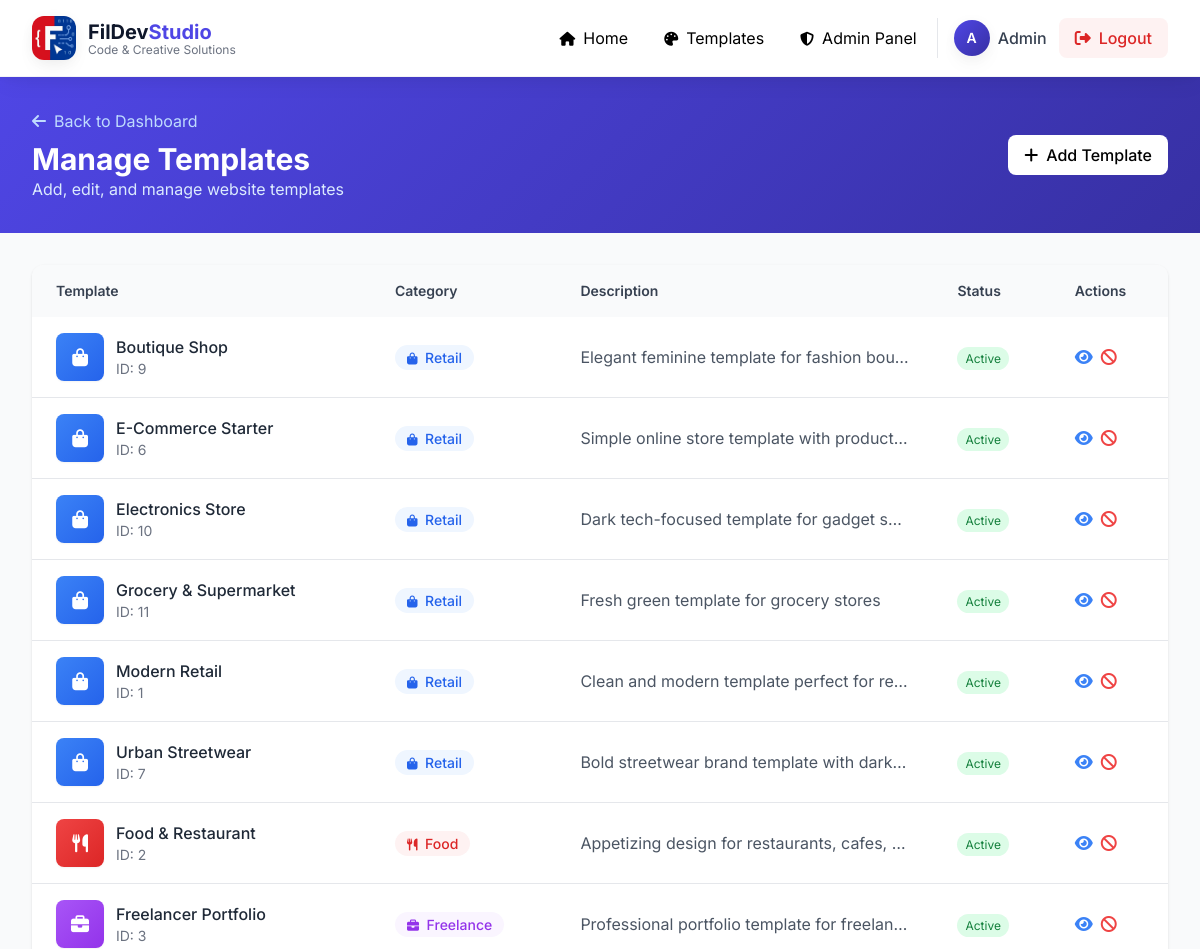
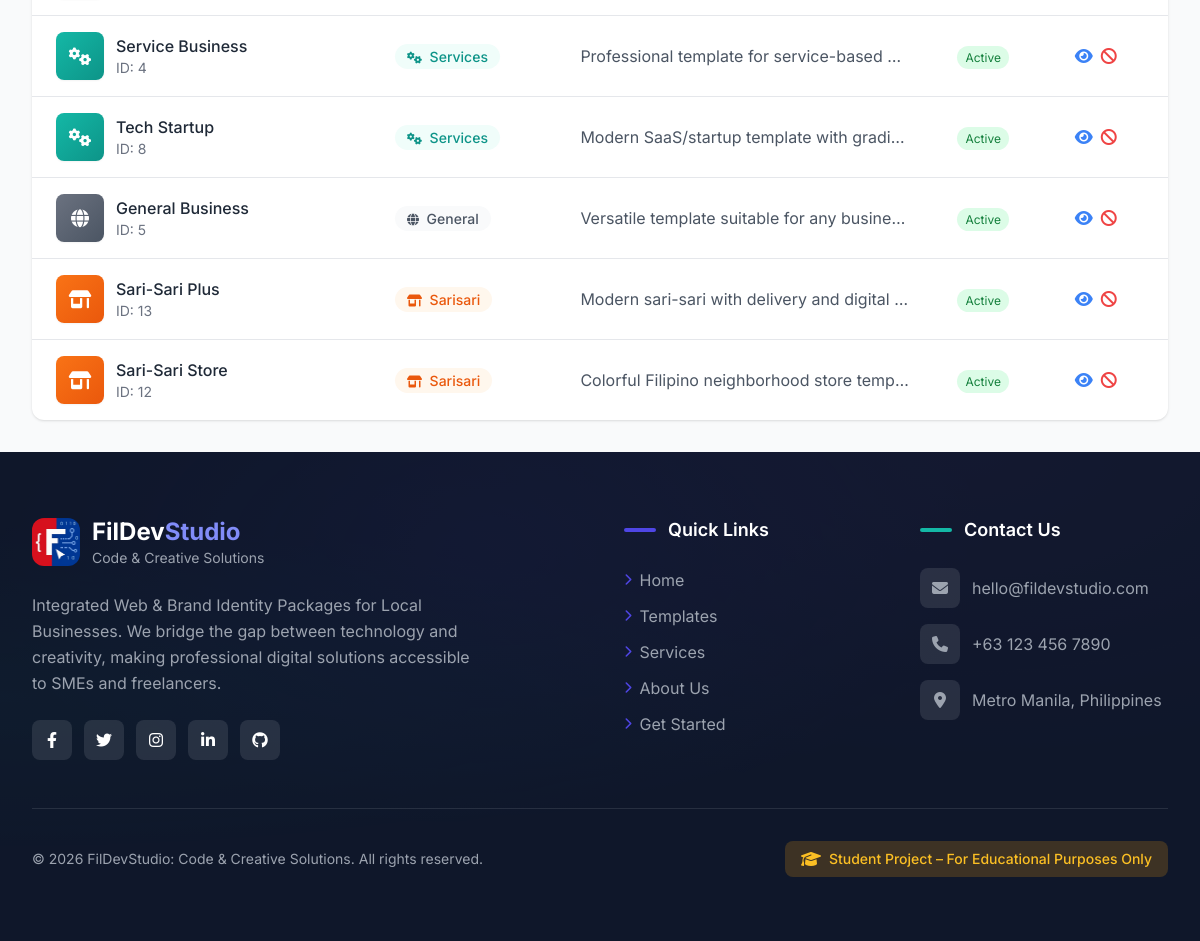
The page /admin/templates.php (signed in) on the database its author committed (2 pictures, top to bottom).
### tables this page shows
CREATE TABLE IF NOT EXISTS templates (
    id INT AUTO_INCREMENT PRIMARY KEY,
    name VARCHAR(100) NOT NULL,
    category ENUM('retail', 'food', 'freelance', 'services', 'general', 'sarisari') NOT NULL,
    description TEXT,
    preview_image VARCHAR(255) NOT NULL,
    folder_path VARCHAR(255) NOT NULL,
    is_active BOOLEAN DEFAULT TRUE,
    created_at TIMESTAMP DEFAULT CURRENT_TIMESTAMP,
    updated_at TIMESTAMP DEFAULT CURRENT_TIMESTAMP ON UPDATE CURRENT_TIMESTAMP
);

### includes/functions.php (called while the page is built, shortened)
<?php
function getTemplatePlaceholder($templateId, $category) {
    $categoryConfig = [
        'retail' => [
            'icon' => 'fas fa-shopping-bag',
            'color' => 'blue',
            'hex' => '#3B82F6',
            'gradient' => 'from-blue-500 to-blue-600',
            'gradientHover' => 'from-blue-600 to-blue-700',
            'bgLight' => 'bg-blue-50',
            'textColor' => 'text-blue-600',
            'borderColor' => 'border-blue-200'
        ],
        'sarisari' => [
            'icon' => 'fas fa-store-alt',
            'color' => 'orange',
            'hex' => '#F97316',
            'gradient' => 'from-orange-500 to-orange-600',
            'gradientHover' => 'from-orange-600 to-orange-700',
            'bgLight' => 'bg-orange-50',
            'textColor' => 'text-orange-600',
            'borderColor' => 'border-orange-200'
        ],
        'food' => [
            'icon' => 'fas fa-utensils',
            'color' => 'red',
            'hex' => '#EF4444',
            'gradient' => 'from-red-500 to-red-600',
            'gradientHover' => 'from-red-600 to-red-700',
            'bgLight' => 'bg-red-50',
            'textColor' => 'text-red-600',
            'borderColor' => 'border-red-200'
        ],
        'freelance' => [
            'icon' => 'fas fa-briefcase',
            'color' => 'purple',
            'hex' => '#8B5CF6',
            'gradient' => 'from-purple-500 to-purple-600',
            'gradientHover' => 'from-purple-600 to-purple-700',
            'bgLight' => 'bg-purple-50',
            'textColor' => 'text-purple-600',
            'borderColor' => 'border-purple-200'
        ],
        'services' => [
            'icon' => 'fas fa-cogs',
            'color' => 'teal',
            'hex' => '#14B8A6',
            'gradient' => 'from-teal-500 to-teal-600',
            'gradientHover' => 'from-teal-600 to-teal-700',
            'bgLight' => 'bg-teal-50',
            'textColor' => 'text-teal-600',
            'borderColor' => 'border-teal-200'
        ],
        'general' => [
            'icon' => 'fas fa-globe',
            'color' => 'gray',
            'hex' => '#6B7280',
            'gradient' => 'from-gray-500 to-gray-600',
            'gradientHover' => 'from-gray-600 to-gray-700',
            'bgLight' => 'bg-gray-50',
            'textColor' => 'text-gray-600',
            'borderColor' => 'border-gray-200'
        ]
    ];
    $config = $categoryConfig[$category] ?? $categoryConfig['general'];
    $config['templateId'] = $templateId;
    $config['category'] = $category;
    return $config;
}
?>

### admin/templates.php (the view, shortened to what this page needs)
<?php
require_once '../includes/header.php';
require_once '../includes/functions.php';
try {
    $pdo = getConnection();
    $stmt = $pdo->query("SELECT * FROM templates ORDER BY category, name");
    $templates = $stmt->fetchAll();
} catch (Exception $e) {
    $templates = [];
}
?>
<section class="gradient-bg py-8">
    <div class="max-w-7xl mx-auto px-4 sm:px-6 lg:px-8">
        <div class="flex flex-col md:flex-row justify-between items-start md:items-center gap-4">
            <div>
                <a href="dashboard.php" class="text-blue-200 hover:text-white mb-2 inline-block">
                    <i class="fas fa-arrow-left mr-2"></i>Back to Dashboard
                </a>
                <h1 class="text-2xl md:text-3xl font-bold text-white">Manage Templates</h1>
                <p class="text-blue-100">Add, edit, and manage website templates</p>
            </div>
            <button onclick="document.getElementById('addModal').classList.remove('hidden')"
                    class="bg-white text-primary px-4 py-2 rounded-lg font-medium hover:bg-gray-100 transition">
                <i class="fas fa-plus mr-2"></i>Add Template
            </button>
        </div>
    </div>
</section>
<section class="py-8">
    <div class="max-w-7xl mx-auto px-4 sm:px-6 lg:px-8">
        <div class="bg-white rounded-xl shadow overflow-hidden">
            <div class="overflow-x-auto">
                <table class="w-full">
                    <thead class="bg-gray-50">
                        <tr>
                            <th class="px-6 py-4 text-left text-sm font-semibold text-gray-700">Template</th>
                            <th class="px-6 py-4 text-left text-sm font-semibold text-gray-700">Category</th>
                            <th class="px-6 py-4 text-left text-sm font-semibold text-gray-700">Description</th>
                            <th class="px-6 py-4 text-left text-sm font-semibold text-gray-700">Status</th>
                            <th class="px-6 py-4 text-left text-sm font-semibold text-gray-700">Actions</th>
                        </tr>
                    </thead>
                    <tbody class="divide-y divide-gray-200">
                        <?php foreach ($templates as $template):
                            $placeholder = getTemplatePlaceholder($template['id'], $template['category']);
                        ?>
                            <tr class="hover:bg-gray-50">
                                <td class="px-6 py-4">
                                    <div class="flex items-center space-x-3">
                                        <div class="w-12 h-12 bg-gradient-to-br <?php echo $placeholder['gradient']; ?> rounded-lg flex items-center justify-center shadow-sm">
                                            <i class="<?php echo $placeholder['icon']; ?> text-white text-lg"></i>
                                        </div>
                                        <div>
                                            <p class="font-medium text-gray-800"><?php echo htmlspecialchars($template['name']); ?></p>
                                            <p class="text-sm text-gray-500">ID: <?php echo $template['id']; ?></p>
                                        </div>
                                    </div>
                                </td>
                                <td class="px-6 py-4">
                                    <span class="px-3 py-1 <?php echo $placeholder['bgLight']; ?> <?php echo $placeholder['textColor']; ?> rounded-full text-sm capitalize font-medium">
                                        <i class="<?php echo $placeholder['icon']; ?> mr-1 text-xs"></i>
                                        <?php echo $template['category']; ?>
                                    </span>
                                </td>
                                <td class="px-6 py-4 text-gray-600 max-w-xs truncate">
                                    <?php echo htmlspecialchars($template['description'] ?? '-'); ?>
                                </td>
                                <td class="px-6 py-4">
                                    <?php if ($template['is_active']): ?>
                                        <span class="px-2 py-1 bg-green-100 text-green-700 rounded-full text-xs">Active</span>
                                    <?php else: ?>
                                        <span class="px-2 py-1 bg-red-100 text-red-700 rounded-full text-xs">Inactive</span>
                                    <?php endif; ?>
                                </td>
                                <td class="px-6 py-4">
                                    <div class="flex space-x-2">
                                        <a href="../template-preview.php?id=<?php echo $template['id']; ?>"
                                           class="text-blue-500 hover:text-blue-700" title="Preview">
                                            <i class="fas fa-eye"></i>
                                        </a>
                                        <?php if ($template['is_active']): ?>
                                            <form method="POST" class="inline" onsubmit="return confirm('Deactivate this template?');">
                                                <button type="submit" class="text-red-500 hover:text-red-700" title="Deactivate">
                                                    <i class="fas fa-ban"></i>
                                                </button>
                                            </form>
                                        <?php endif; ?>
                                    </div>
                                </td>
                            </tr>
                        <?php endforeach; ?>
                    </tbody>
                </table>
            </div>
        </div>
    </div>
</section>
<?php require_once '../includes/footer.php'; ?>

### rows shown on the page
templates: name "Boutique Shop", id "9", category "Retail", description "Elegant feminine template for fashion bou…", is_active "Active"
templates: name "E-Commerce Starter", id "6", category "Retail", description "Simple online store template with product…", is_active "Active"
templates: name "Electronics Store", id "10", category "Retail", description "Dark tech-focused template for gadget s…", is_active "Active"
templates: name "Grocery & Supermarket", id "11", category "Retail", description "Fresh green template for grocery stores", is_active "Active"
templates: name "Modern Retail", id "1", category "Retail", description "Clean and modern template perfect for re…", is_active "Active"
templates: name "Urban Streetwear", id "7", category "Retail", description "Bold streetwear brand template with dark…", is_active "Active"
templates: name "Food & Restaurant", id "2", category "Food", description "Appetizing design for restaurants, cafes,…", is_active "Active"
templates: name "Freelancer Portfolio", id "3", category "Freelance", description "Professional portfolio template for freelan…", is_active "Active"
templates: name "Service Business", id "4", category "Services", description "Professional template for service-based…", is_active "Active"
templates: name "Tech Startup", id "8", category "Services", description "Modern SaaS/startup template with gradi…", is_active "Active"
templates: name "General Business", id "5", category "General", description "Versatile template suitable for any busine…", is_active "Active"
templates: name "Sari-Sari Plus", id "13", category "Sarisari", description "Modern sari-sari with delivery and digital…", is_active "Active"
templates: name "Sari-Sari Store", id "12", category "Sarisari", description "Colorful Filipino neighborhood store temp…", is_active "Active"

### other values the page prints
substr($userName, 0, 1) "A"
$userName "Admin"
